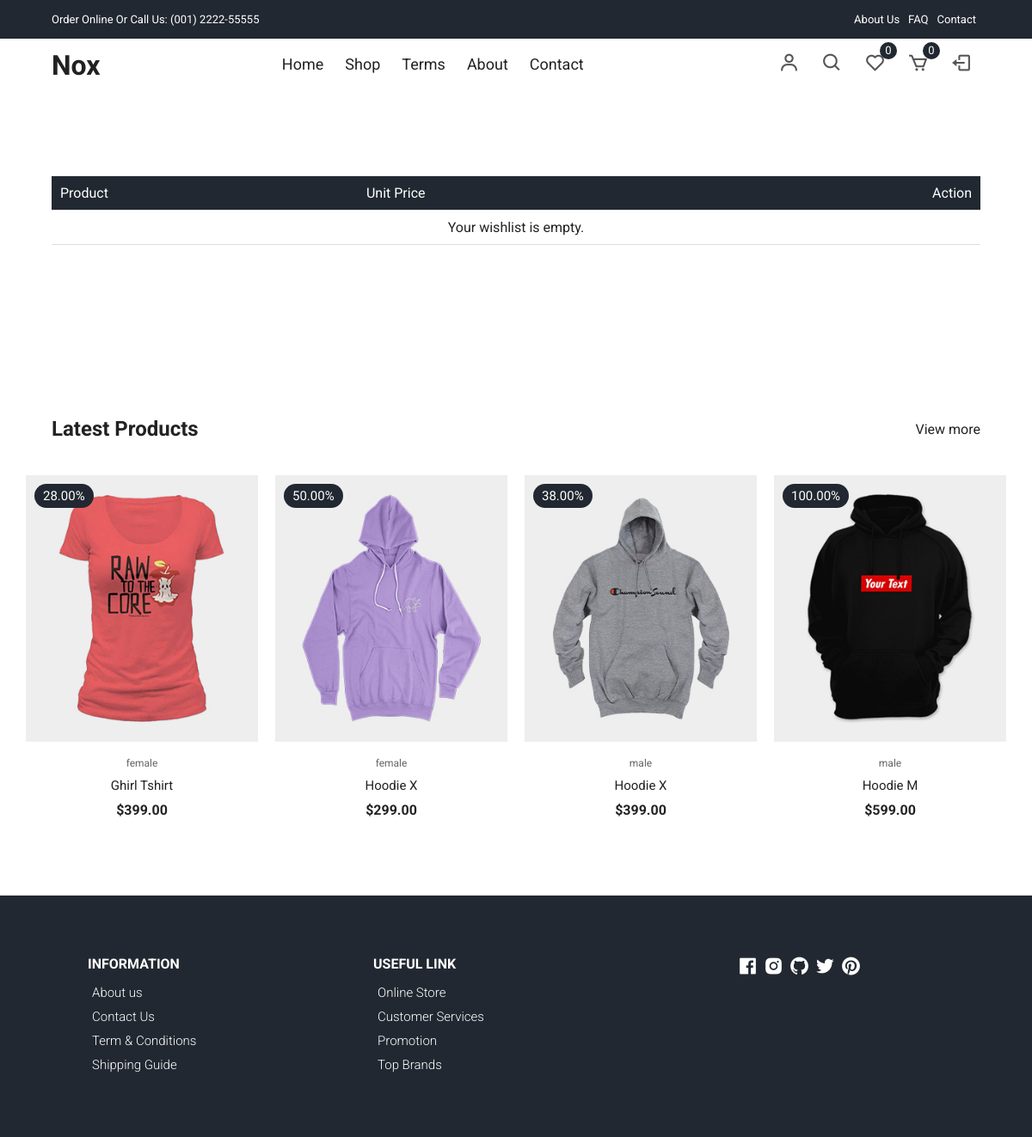
Screenshot of /user/wishlist.php (signed in) with the database file from the repository.
### tables this page shows
CREATE TABLE `products` (
  `id` int(11) NOT NULL,
  `name_item` varchar(250) NOT NULL,
  `type` varchar(50) NOT NULL,
  `color` varchar(50) NOT NULL,
  `size` varchar(50) NOT NULL,
  `manufacturer` varchar(100) NOT NULL,
  `description` varchar(250) NOT NULL,
  `category` varchar(250) NOT NULL,
  `quantity` int(15) NOT NULL,
  `status` varchar(50) NOT NULL,
  `image_front` longblob NOT NULL,
  `image_back` longblob NOT NULL,
  `discount` decimal(5,2) NOT NULL,
  `price` decimal(10,2) NOT NULL,
  `date_insert` date NOT NULL DEFAULT current_timestamp()
);

### user/wishlist.php (the view, shortened to what this page needs)
<?php
include 'dbconn/conn.php';
$email = $_SESSION['email'];
$stmt = $conn->prepare("SELECT * FROM customer WHERE email = ?");
$stmt->bind_param("s", $email);
$stmt->execute();
$result = $stmt->get_result();
if ($result->num_rows > 0) {
    $user = $result->fetch_assoc();
    $user_id = $user['id'];
} else {
    header("Location: login-signup.php?error=Login%20First");
    exit();
}
?>
<!DOCTYPE html>
<html lang="en">
  <head>
    <link
      rel="stylesheet"
      href="https://cdn.jsdelivr.net/npm/boxicons@latest/css/boxicons.min.css"
    />
    <link rel="stylesheet" href="./css/styles.css" />
  </head>
  <?php
$query = $conn->prepare("SELECT COUNT(id) AS numberofproduct FROM addcart WHERE customer_id = ? AND status != 'Paid'");
$query->bind_param("s", $user_id);
$query->execute();
$result = $query->get_result();
if ($result && $result->num_rows > 0) {
    $row = $result->fetch_assoc();
    $numberofproduct = $row['numberofproduct'];
} else {
    $numberofproduct = 0;
}
?>
<?php
$user_id = $_SESSION['user_id'];
$query = $conn->prepare("SELECT COUNT(id) AS numberwish  FROM wishlist WHERE customer_id = ?");
$query->bind_param("s", $user_id);
$query->execute();
$result = $query->get_result();
if ($result && $result->num_rows > 0) {
    $row = $result->fetch_assoc();
    $numberwish  = $row['numberwish'];
} else {
    $numberwish  = 0;
}
?>
  <body>
    <div class="top-nav">
      <div class="container d-flex">
        <p>Order Online Or Call Us: (001) 2222-55555</p>
        <ul class="d-flex">
          <li><a href="#">About Us</a></li>
          <li><a href="#">FAQ</a></li>
          <li><a href="#">Contact</a></li>
        </ul>
      </div>
    </div>
    <div class="navigation">
        <div class="nav-center container d-flex">
        <a href="/" class="logo"><h1>Nox</h1></a>
          <ul class="nav-list d-flex">
            <li class="nav-item">
              <a href="index.php" class="nav-link">Home</a>
            </li>
            <li class="nav-item">
              <a href="product.php" class="nav-link">Shop</a>
            </li>
            <li class="nav-item">
            <a href="#terms" class="nav-link">Terms</a>
            </li>
            <li class="nav-item">
              <a href="#about" class="nav-link">About</a>
            </li>
            <li class="nav-item">
              <a href="#contact" class="nav-link">Contact</a>
            </li>
          </ul>
          <div class="icons d-flex">
            <a href="login-signup.php" class="icon">
              <i class="bx bx-user"></i>
            </a>
            <div class="icon">
              <i class="bx bx-search"></i>
            </div>
           <a href="wishlist.php" class="icon">
              <i class="bx bx-heart"></i>
              <span id="wishlistCount" class="d-flex"><?php echo $numberwish; ?></span>
              </a>
            <a href="cart.php" class="icon">
              <i class="bx bx-cart"></i>
              <span id="count" class="d-flex"><?php echo $numberofproduct; ?></span>
            </a>
            <a href="logout.php" class="icon">
              <i class="bx bx-log-out"></i>
            </a>
          </div>
        </div>
      </div>
    <div class="container cart">
        <div class="cart-items">
            <table>
                <tr>
                    <th>Product</th>
                    <th>Unit Price</th>
                    <th>Action</th>
                </tr>
   <?php
                $sql = "SELECT wishlist.*, products.price AS product_price, products.name_item, products.image_front
                        FROM wishlist
                        INNER JOIN products ON wishlist.products_id = products.id
                        WHERE wishlist.customer_id = ?";
                $stmt = $conn->prepare($sql);
                $stmt->bind_param("i", $user_id);
                $stmt->execute();
                $result = $stmt->get_result();
                if ($result && $result->num_rows > 0) {
                    while ($row = $result->fetch_assoc()) {
                        echo "
                        <tr>
                            <td>
                                <div class='cart-info'>
                                    <img src='./images/" . htmlspecialchars($row['image_front']) . "' alt='" . htmlspecialchars($row['name_item']) . "' />
                                    <div>
                                        <a href='productDetails.php?id=" . $row['products_id'] . "'>
                                            <p class='name'><b>" . htmlspecialchars($row['name_item']) . "</b></p>
                                        </a>
                                    </div>
                                </div>
                            </td>
                            <td class='subtotal'>₱" . htmlspecialchars($row['product_price']) . "</td>
                            <td>
                                <button class='btn-add' data-product-id='" . $row['products_id'] . "'>
                                    <i class='bx bx-cart-add'></i>
                                </button>
                                <button class='btn-remove' data-wishlist-id='" . $row['id'] . "'>
                                    <i class='bx bx-trash'></i>
                                </button>
                            </td>
                        </tr>";
                    }
                } else {
                    echo "<tr><td colspan='3'><center>Your wishlist is empty.</center></td></tr>";
                }
                ?>
            </table>
        </div>
    </div>
<?php
  $stmt = $conn->prepare("SELECT id, name_item, type, discount, price, image_front FROM products WHERE YEAR(date_insert) = 2024 LIMIT 4 ");
  $stmt->execute();
  $featured = $stmt->get_result()->fetch_all(MYSQLI_ASSOC);
?>
    <section class="section featured">
      <div class="top container">
        <h1>Latest Products</h1>
        <a href="#" class="view-more">View more</a>
      </div>
      <div class="product-center">
    <?php foreach ($featured as $product): ?>
    <div class="product-item">
      <div class="overlay">
        <a href="productDetails.php?id=<?php echo $product['id']; ?>" class="product-thumb">
          <img src="./images/<?php echo $product['image_front']; ?>" alt="<?php echo $product['name_item']; ?>" />
        </a>
        <?php if ($product['discount'] > 0): ?>
        <span class="discount"><?php echo $product['discount']; ?>%</span>
        <?php endif; ?>
      </div>
      <div class="product-info">
        <span><?php echo $product['type']; ?></span>
        <a href="productDetails.php?id=<?php echo $product['id']; ?>"><?php echo $product['name_item']; ?></a>
        <h4>$<?php echo $product['price']; ?></h4>
      </div>
      <ul class="icons">
      </ul>
    </div>
    <?php endforeach; ?>
  </div>
    </section>
    <footer class="footer">
      <div class="row">
        <div class="col d-flex">
          <h4>INFORMATION</h4>
          <a href="">About us</a>
          <a href="">Contact Us</a>
          <a href="">Term & Conditions</a>
          <a href="">Shipping Guide</a>
        </div>
        <div class="col d-flex">
          <h4>USEFUL LINK</h4>
          <a href="">Online Store</a>
          <a href="">Customer Services</a>
          <a href="">Promotion</a>
          <a href="">Top Brands</a>
        </div>
        <div class="col d-flex">
          <span><i class="bx bxl-facebook-square"></i></span>
          <span><i class="bx bxl-instagram-alt"></i></span>
          <span><i class="bx bxl-github"></i></span>
          <span><i class="bx bxl-twitter"></i></span>
          <span><i class="bx bxl-pinterest"></i></span>
        </div>
      </div>
    </footer>
  </body>
</html>

### user/css/styles.css (style rules this page uses)
:root { --white: #fff; --black: #222; --black-gray: #222831; --green: #6cbe02; --grey1: #f0f0f0; --grey2: #e9d7d3; }
*, *::before, *::after { margin: 0; padding: 0; box-sizing: inherit; }
html { box-sizing: border-box; font-size: 62.5%; }
body { font-family: 'Roboto', sans-serif; font-size: 1.6rem; background-color: var(--white); color: var(--black); font-weight: 400; font-style: normal; }
a { text-decoration: none; color: var(--black); }
li { list-style: none; }
.container { max-width: 114rem; margin: 0 auto; padding: 0 3rem; }
.d-flex { display: flex; align-items: center; }
.top-nav { background-color: var(--black-gray); font-size: 1.3rem; color: var(--white); }
.top-nav div { justify-content: space-between; height: 4.5rem; }
.top-nav a { color: var(--white); padding: 0 0.5rem; }
.navigation { height: 6rem; line-height: 6rem; }
.nav-center { justify-content: space-between; }
.nav-center .nav-item:not(:last-child) { margin-right: 0.5rem; }
.nav-center .nav-link { font-size: 1.8rem; padding: 1rem; }
.icon { cursor: pointer; font-size: 2.5rem; padding: 0 1rem; color: #555; position: relative; }
.icon:not(:last-child) { margin-right: 0.5rem; }
.icon span { position: absolute; top: 3px; right: -3px; background-color: var(--black-gray); color: var(--white); border-radius: 50%; font-size: 1.3rem; height: 2rem; width: 2rem; justify-content: center; }
.section { padding: 10rem 0 5rem 0; overflow: hidden; }
.product-center { display: flex; align-items: center; justify-content: center; flex-wrap: wrap; max-width: 120rem; margin: 0 auto; padding: 0 2rem; }
.product-item { position: relative; width: 27rem; margin: 0 auto; margin-bottom: 3rem; }
.product-thumb img { width: 100%; height: 31rem; object-fit: cover; transition: all 500ms linear; }
.product-info { padding: 1rem; text-align: center; }
.product-info span { display: inline-block; font-size: 1.2rem; color: #666; margin-bottom: 1rem; }
.product-info a { font-size: 1.5rem; display: block; margin-bottom: 1rem; transition: all 300ms ease; }
.product-item .icons { position: absolute; left: 50%; top: 35%; transform: translateX(-50%); display: flex; align-items: center; }
.product-item .overlay { position: relative; overflow: hidden; cursor: pointer; width: 100%; }
.product-item .overlay::after { content: ''; position: absolute; top: 0; left: 0; width: 100%; height: 100%; background-color: rgba(0, 0, 0, 0.5); visibility: hidden; opacity: 0; transition: 300ms ease-out; }
.product-item .discount { position: absolute; top: 1rem; left: 1rem; background-color: var(--black-gray); padding: 0.5rem 1rem; color: var(--white); border-radius: 2rem; font-size: 1.5rem; }
.footer { padding: 7rem 1rem; background-color: var(--black-gray); }
footer .row { display: grid; grid-template-columns: 1fr 1fr 1fr; max-width: 99.6rem; margin: 0 auto; }
.footer .col { flex-direction: column; color: var(--white); align-items: flex-start; }
.footer .col:last-child { flex-direction: row; justify-content: center; }
.footer .col:last-child span { font-size: 2.5rem; margin-right: 0.5rem; color: var(--white); }
.footer .col a { color: var(--white); font-size: 1.5rem; padding: 0.5rem; font-weight: 300; }
.footer .col h4 { margin-bottom: 1rem; }
.section .top { display: flex; align-items: center; justify-content: space-between; margin-bottom: 4rem; }
.cart { margin: 10rem auto; }
table { width: 100%; border-collapse: collapse; }
th { text-align: left; padding: 0.5rem; color: #fff; background-color: var(--black); font-weight: normal; }
td { padding: 1rem 0.5rem; }
td:last-child { text-align: right; }
th:last-child { text-align: right; }

### user/wishlist.php (style rules this page uses)
table { width: 100%; border-collapse: collapse; }
table th, table td { padding: 10px; text-align: left; border-bottom: 1px solid #ddd; }
table th { background-color: #222831; color: #fff; }
.container.cart { display: flex; justify-content: space-between; }
.container.cart .cart-items { width: 100%; }

### rows the page displays
products: image_front (picture), discount "28.00", type "female", name_item "Ghirl Tshirt", price "399.00"
products: image_front (picture), discount "50.00", type "female", name_item "Hoodie X", price "299.00"
products: image_front (picture), discount "38.00", type "male", name_item "Hoodie X", price "399.00"
products: image_front (picture), discount "100.00", type "male", name_item "Hoodie M", price "599.00"

### other values shown
$numberwish "0"
$numberofproduct "0"
